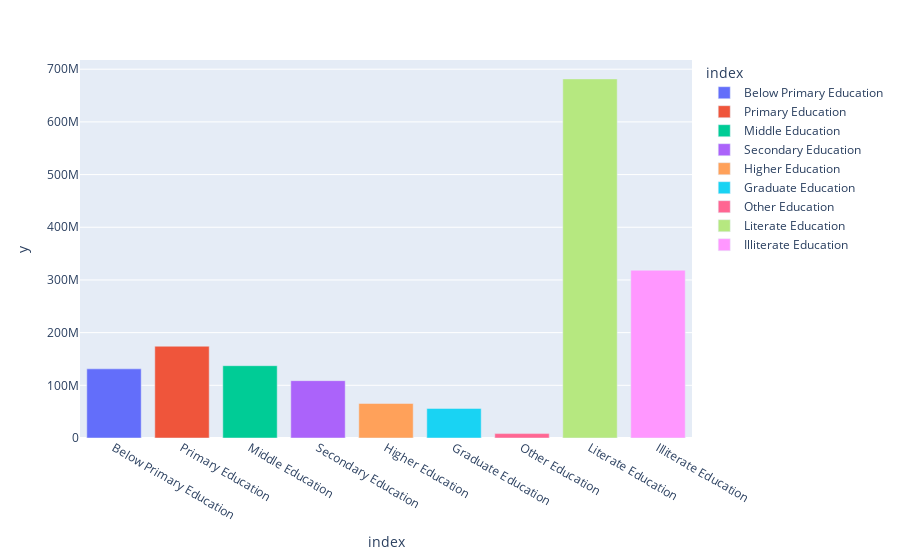

The code cell stored with this chart in its notebook:
### Code cell
# education
ed_cols = ['State', 'District','Below Primary Education', 'Primary Education',
       'Middle Education', 'Secondary Education', 'Higher Education',
       'Graduate Education', 'Other Education', 'Literate Education',
       'Illiterate Education']


import plotly.express as px
data = final_df[ed_cols].sum()[2:]
px.bar(data, x=data.index, y=data.values, color=data.index, hover_data=[data.index, data.values])

### Figure 1 — Plotly figure (JSON) as saved in the notebook; plotly's stock layout.template omitted (floating-point values rounded to 4 significant figures)
{"data": [{"alignmentgroup": "True", "customdata": [[131257561]], "hovertemplate": "index=%{x}<br>y=%{y}<br>hover_data_1=%{customdata[0]}<extra></extra>", "legendgroup": "Below Primary Education", "marker": {"color": "#636efa", "pattern": {"shape": ""}}, "name": "Below Primary Education", "offsetgroup": "Below Primary Education", "orientation": "v", "showlegend": true, "textposition": "auto", "type": "bar", "x": ["Below Primary Education"], "xaxis": "x", "y": [131257561], "yaxis": "y"}, {"alignmentgroup": "True", "customdata": [[174185238]], "hovertemplate": "index=%{x}<br>y=%{y}<br>hover_data_1=%{customdata[0]}<extra></extra>", "legendgroup": "Primary Education", "marker": {"color": "#EF553B", "pattern": {"shape": ""}}, "name": "Primary Education", "offsetgroup": "Primary Education", "orientation": "v", "showlegend": true, "textposition": "auto", "type": "bar", "x": ["Primary Education"], "xaxis": "x", "y": [174185238], "yaxis": "y"}, {"alignmentgroup": "True", "customdata": [[137246623]], "hovertemplate": "index=%{x}<br>y=%{y}<br>hover_data_1=%{customdata[0]}<extra></extra>", "legendgroup": "Middle Education", "marker": {"color": "#00cc96", "pattern": {"shape": ""}}, "name": "Middle Education", "offsetgroup": "Middle Education", "orientation": "v", "showlegend": true, "textposition": "auto", "type": "bar", "x": ["Middle Education"], "xaxis": "x", "y": [137246623], "yaxis": "y"}, {"alignmentgroup": "True", "customdata": [[108840819]], "hovertemplate": "index=%{x}<br>y=%{y}<br>hover_data_1=%{customdata[0]}<extra></extra>", "legendgroup": "Secondary Education", "marker": {"color": "#ab63fa", "pattern": {"shape": ""}}, "name": "Secondary Education", "offsetgroup": "Secondary Education", "orientation": "v", "showlegend": true, "textposition": "auto", "type": "bar", "x": ["Secondary Education"], "xaxis": "x", "y": [108840819], "yaxis": "y"}, {"alignmentgroup": "True", "customdata": [[65561970]], "hovertemplate": "index=%{x}<br>y=%{y}<br>hover_data_1=%{customdata[0]}<extra></extra>", "legendgroup": "Higher Education", "marker": {"color": "#FFA15A", "pattern": {"shape": ""}}, "name": "Higher Education", "offsetgroup": "Higher Education", "orientation": "v", "showlegend": true, "textposition": "auto", "type": "bar", "x": ["Higher Education"], "xaxis": "x", "y": [65561970], "yaxis": "y"}, {"alignmentgroup": "True", "customdata": [[56131372]], "hovertemplate": "index=%{x}<br>y=%{y}<br>hover_data_1=%{customdata[0]}<extra></extra>", "legendgroup": "Graduate Education", "marker": {"color": "#19d3f3", "pattern": {"shape": ""}}, "name": "Graduate Education", "offsetgroup": "Graduate Education", "orientation": "v", "showlegend": true, "textposition": "auto", "type": "bar", "x": ["Graduate Education"], "xaxis": "x", "y": [56131372], "yaxis": "y"}, {"alignmentgroup": "True", "customdata": [[8357672]], "hovertemplate": "index=%{x}<br>y=%{y}<br>hover_data_1=%{customdata[0]}<extra></extra>", "legendgroup": "Other Education", "marker": {"color": "#FF6692", "pattern": {"shape": ""}}, "name": "Other Education", "offsetgroup": "Other Education", "orientation": "v", "showlegend": true, "textposition": "auto", "type": "bar", "x": ["Other Education"], "xaxis": "x", "y": [8357672], "yaxis": "y"}, {"alignmentgroup": "True", "customdata": [[681581255]], "hovertemplate": "index=%{x}<br>y=%{y}<br>hover_data_1=%{customdata[0]}<extra></extra>", "legendgroup": "Literate Education", "marker": {"color": "#B6E880", "pattern": {"shape": ""}}, "name": "Literate Education", "offsetgroup": "Literate Education", "orientation": "v", "showlegend": true, "textposition": "auto", "type": "bar", "x": ["Literate Education"], "xaxis": "x", "y": [681581255], "yaxis": "y"}, {"alignmentgroup": "True", "customdata": [[318425400]], "hovertemplate": "index=%{x}<br>y=%{y}<br>hover_data_1=%{customdata[0]}<extra></extra>", "legendgroup": "Illiterate Education", "marker": {"color": "#FF97FF", "pattern": {"shape": ""}}, "name": "Illiterate Education", "offsetgroup": "Illiterate Education", "orientation": "v", "showlegend": true, "textposition": "auto", "type": "bar", "x": ["Illiterate Education"], "xaxis": "x", "y": [318425400], "yaxis": "y"}], "layout": {"barmode": "relative", "legend": {"title": {"text": "index"}, "tracegroupgap": 0}, "margin": {"t": 60}, "xaxis": {"anchor": "y", "categoryarray": ["Below Primary Education", "Primary Education", "Middle Education", "Secondary Education", "Higher Education", "Graduate Education", "Other Education", "Literate Education", "Illiterate Education"], "categoryorder": "array", "domain": [0, 1], "title": {"text": "index"}}, "yaxis": {"anchor": "x", "domain": [0, 1], "title": {"text": "y"}}}}
